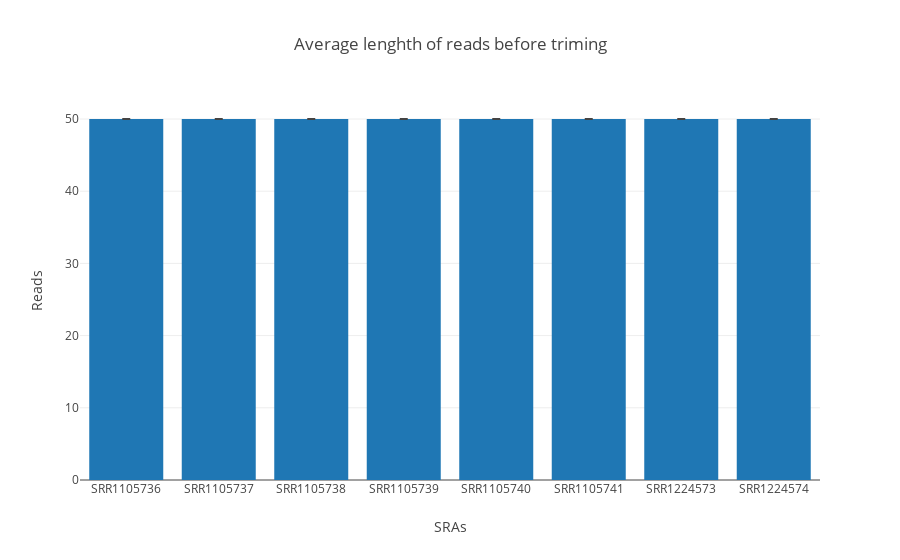

This figure's notebook cell:
### Code cell
#'withadapter', 'mean_readlen', 'std_readlen', 'readlen_trimmed', 'std_readlen_trimmed'
columnname = "mean_readlen"
graph_label_for_columnname = "Reads"
graph_title = "Average lenghth of reads before triming"
errorcol = "std_readlen"
profilepic_bargraph_from_tablefile_witherror(tablefile, columnname, graph_label_for_columnname, graph_title,errorcol)

### Figure 1 — Plotly figure (JSON) as saved in the notebook; plotly's stock layout.template omitted (floating-point values rounded to 4 significant figures)
{"data": [{"error_y": {"array": [0, 0, 0, 0, 0, 0, 0, 0], "type": "data"}, "type": "bar", "x": ["SRR1105736", "SRR1105737", "SRR1105738", "SRR1105739", "SRR1105740", "SRR1105741", "SRR1224573", "SRR1224574"], "y": [50, 50, 50, 50, 50, 50, 50, 50]}], "layout": {"title": "Average lenghth of reads before triming", "xaxis": {"title": "SRAs"}, "yaxis": {"title": "Reads"}}}
